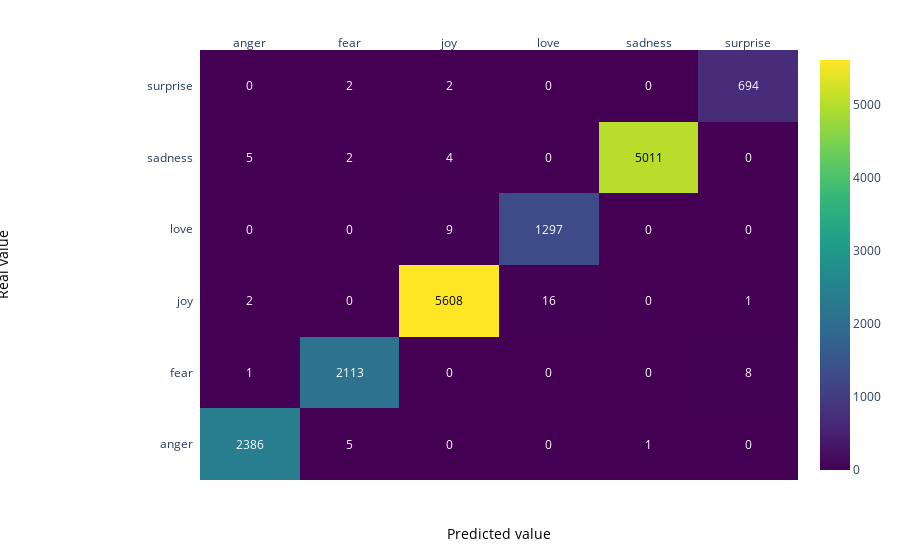

The code cell stored with this chart in its notebook:
### Markdown cell above
### Matrice de confusion données d'entrainement

### Code cell
z = confusion_matrix(all_predictions, y_train)

x = list(np.unique(df.Emotion))
y =  list(np.unique(df.Emotion))

# change each element of z to type string for annotations
z_text = [[str(y) for y in x] for x in z]

# set up figure 
fig = ff.create_annotated_heatmap(z, x=x, y=y, annotation_text=z_text, colorscale='Viridis')

# add custom xaxis title
fig.add_annotation(dict(font=dict(color="black",size=14),
                        x=0.5,
                        y=-0.15,
                        showarrow=False,
                        text="Predicted value",
                        xref="paper",
                        yref="paper"))

# add custom yaxis title
fig.add_annotation(dict(font=dict(color="black",size=14),
                        x=-0.35,
                        y=0.5,
                        showarrow=False,
                        text="Real value",
                        textangle=-90,
                        xref="paper",
                        yref="paper"))

# adjust margins to make room for yaxis title
fig.update_layout(margin=dict(t=50, l=200))

# add colorbar
fig['data'][0]['showscale'] = True
fig.show()

### Figure 1 — Plotly figure (JSON) as saved in the notebook; plotly's stock layout.template omitted (floating-point values rounded to 4 significant figures)
{"data": [{"colorscale": [[0, "#440154"], [0.1111, "#482878"], [0.2222, "#3e4989"], [0.3333, "#31688e"], [0.4444, "#26828e"], [0.5556, "#1f9e89"], [0.6667, "#35b779"], [0.7778, "#6ece58"], [0.8889, "#b5de2b"], [1, "#fde725"]], "reversescale": false, "showscale": true, "type": "heatmap", "x": ["anger", "fear", "joy", "love", "sadness", "surprise"], "y": ["anger", "fear", "joy", "love", "sadness", "surprise"], "z": [[2386, 5, 0, 0, 1, 0], [1, 2113, 0, 0, 0, 8], [2, 0, 5608, 16, 0, 1], [0, 0, 9, 1297, 0, 0], [5, 2, 4, 0, 5011, 0], [0, 2, 2, 0, 0, 694]]}], "layout": {"annotations": [{"font": {"color": "#FFFFFF"}, "showarrow": false, "text": "2386", "x": "anger", "xref": "x", "y": "anger", "yref": "y"}, {"font": {"color": "#FFFFFF"}, "showarrow": false, "text": "5", "x": "fear", "xref": "x", "y": "anger", "yref": "y"}, {"font": {"color": "#FFFFFF"}, "showarrow": false, "text": "0", "x": "joy", "xref": "x", "y": "anger", "yref": "y"}, {"font": {"color": "#FFFFFF"}, "showarrow": false, "text": "0", "x": "love", "xref": "x", "y": "anger", "yref": "y"}, {"font": {"color": "#FFFFFF"}, "showarrow": false, "text": "1", "x": "sadness", "xref": "x", "y": "anger", "yref": "y"}, {"font": {"color": "#FFFFFF"}, "showarrow": false, "text": "0", "x": "surprise", "xref": "x", "y": "anger", "yref": "y"}, {"font": {"color": "#FFFFFF"}, "showarrow": false, "text": "1", "x": "anger", "xref": "x", "y": "fear", "yref": "y"}, {"font": {"color": "#FFFFFF"}, "showarrow": false, "text": "2113", "x": "fear", "xref": "x", "y": "fear", "yref": "y"}, {"font": {"color": "#FFFFFF"}, "showarrow": false, "text": "0", "x": "joy", "xref": "x", "y": "fear", "yref": "y"}, {"font": {"color": "#FFFFFF"}, "showarrow": false, "text": "0", "x": "love", "xref": "x", "y": "fear", "yref": "y"}, {"font": {"color": "#FFFFFF"}, "showarrow": false, "text": "0", "x": "sadness", "xref": "x", "y": "fear", "yref": "y"}, {"font": {"color": "#FFFFFF"}, "showarrow": false, "text": "8", "x": "surprise", "xref": "x", "y": "fear", "yref": "y"}, {"font": {"color": "#FFFFFF"}, "showarrow": false, "text": "2", "x": "anger", "xref": "x", "y": "joy", "yref": "y"}, {"font": {"color": "#FFFFFF"}, "showarrow": false, "text": "0", "x": "fear", "xref": "x", "y": "joy", "yref": "y"}, {"font": {"color": "#000000"}, "showarrow": false, "text": "5608", "x": "joy", "xref": "x", "y": "joy", "yref": "y"}, {"font": {"color": "#FFFFFF"}, "showarrow": false, "text": "16", "x": "love", "xref": "x", "y": "joy", "yref": "y"}, {"font": {"color": "#FFFFFF"}, "showarrow": false, "text": "0", "x": "sadness", "xref": "x", "y": "joy", "yref": "y"}, {"font": {"color": "#FFFFFF"}, "showarrow": false, "text": "1", "x": "surprise", "xref": "x", "y": "joy", "yref": "y"}, {"font": {"color": "#FFFFFF"}, "showarrow": false, "text": "0", "x": "anger", "xref": "x", "y": "love", "yref": "y"}, {"font": {"color": "#FFFFFF"}, "showarrow": false, "text": "0", "x": "fear", "xref": "x", "y": "love", "yref": "y"}, {"font": {"color": "#FFFFFF"}, "showarrow": false, "text": "9", "x": "joy", "xref": "x", "y": "love", "yref": "y"}, {"font": {"color": "#FFFFFF"}, "showarrow": false, "text": "1297", "x": "love", "xref": "x", "y": "love", "yref": "y"}, {"font": {"color": "#FFFFFF"}, "showarrow": false, "text": "0", "x": "sadness", "xref": "x", "y": "love", "yref": "y"}, {"font": {"color": "#FFFFFF"}, "showarrow": false, "text": "0", "x": "surprise", "xref": "x", "y": "love", "yref": "y"}, {"font": {"color": "#FFFFFF"}, "showarrow": false, "text": "5", "x": "anger", "xref": "x", "y": "sadness", "yref": "y"}, {"font": {"color": "#FFFFFF"}, "showarrow": false, "text": "2", "x": "fear", "xref": "x", "y": "sadness", "yref": "y"}, {"font": {"color": "#FFFFFF"}, "showarrow": false, "text": "4", "x": "joy", "xref": "x", "y": "sadness", "yref": "y"}, {"font": {"color": "#FFFFFF"}, "showarrow": false, "text": "0", "x": "love", "xref": "x", "y": "sadness", "yref": "y"}, {"font": {"color": "#000000"}, "showarrow": false, "text": "5011", "x": "sadness", "xref": "x", "y": "sadness", "yref": "y"}, {"font": {"color": "#FFFFFF"}, "showarrow": false, "text": "0", "x": "surprise", "xref": "x", "y": "sadness", "yref": "y"}, {"font": {"color": "#FFFFFF"}, "showarrow": false, "text": "0", "x": "anger", "xref": "x", "y": "surprise", "yref": "y"}, {"font": {"color": "#FFFFFF"}, "showarrow": false, "text": "2", "x": "fear", "xref": "x", "y": "surprise", "yref": "y"}, {"font": {"color": "#FFFFFF"}, "showarrow": false, "text": "2", "x": "joy", "xref": "x", "y": "surprise", "yref": "y"}, {"font": {"color": "#FFFFFF"}, "showarrow": false, "text": "0", "x": "love", "xref": "x", "y": "surprise", "yref": "y"}, {"font": {"color": "#FFFFFF"}, "showarrow": false, "text": "0", "x": "sadness", "xref": "x", "y": "surprise", "yref": "y"}, {"font": {"color": "#FFFFFF"}, "showarrow": false, "text": "694", "x": "surprise", "xref": "x", "y": "surprise", "yref": "y"}, {"font": {"color": "black", "size": 14}, "showarrow": false, "text": "Predicted value", "x": 0.5, "xref": "paper", "y": -0.15, "yref": "paper"}, {"font": {"color": "black", "size": 14}, "showarrow": false, "text": "Real value", "textangle": -90, "x": -0.35, "xref": "paper", "y": 0.5, "yref": "paper"}], "margin": {"l": 200, "t": 50}, "xaxis": {"dtick": 1, "gridcolor": "rgb(0, 0, 0)", "side": "top", "ticks": ""}, "yaxis": {"dtick": 1, "ticks": "", "ticksuffix": "  "}}}
